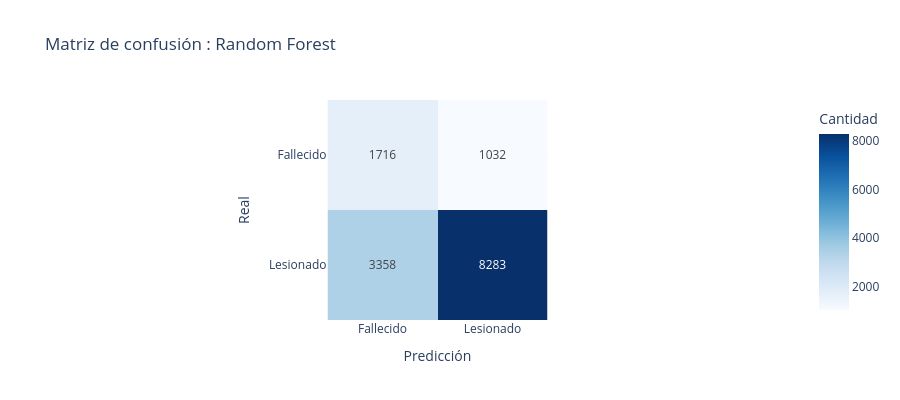

Here is the notebook cell this chart was saved with:
### Code cell
# -- Visualización 2: Matriz de confusión ----------------------------------------------
cm_labels = ['Fallecido', 'Lesionado']
fig_cm = px.imshow(
    cm,
    labels=dict(x='Predicción', y='Real', color='Cantidad'),
    x=cm_labels,
    y=cm_labels,
    text_auto=True,
    color_continuous_scale='Blues',
    title='Matriz de confusión : Random Forest'
)
fig_cm.update_layout(height=400, template='plotly_white')
fig_cm.show()

### Figure 1 — Plotly figure (JSON) as saved in the notebook; plotly's stock layout.template omitted (floating-point values rounded to 4 significant figures)
{"data": [{"coloraxis": "coloraxis", "hovertemplate": "Predicción: %{x}<br>Real: %{y}<br>Cantidad: %{z}<extra></extra>", "name": "0", "texttemplate": "%{z}", "type": "heatmap", "x": ["Fallecido", "Lesionado"], "xaxis": "x", "y": ["Fallecido", "Lesionado"], "yaxis": "y", "z": [[1716, 1032], [3358, 8283]]}], "layout": {"coloraxis": {"colorbar": {"title": {"text": "Cantidad"}}, "colorscale": [[0.0, "rgb(247,251,255)"], [0.125, "rgb(222,235,247)"], [0.25, "rgb(198,219,239)"], [0.375, "rgb(158,202,225)"], [0.5, "rgb(107,174,214)"], [0.625, "rgb(66,146,198)"], [0.75, "rgb(33,113,181)"], [0.875, "rgb(8,81,156)"], [1.0, "rgb(8,48,107)"]]}, "height": 400, "title": {"text": "Matriz de confusión : Random Forest"}, "xaxis": {"anchor": "y", "constrain": "domain", "domain": [0.0, 1.0], "scaleanchor": "y", "title": {"text": "Predicción"}}, "yaxis": {"anchor": "x", "autorange": "reversed", "constrain": "domain", "domain": [0.0, 1.0], "title": {"text": "Real"}}}}
